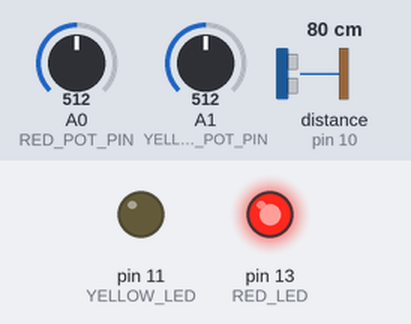
Bench run of a sketch on a simulated Arduino Uno, built with avr-gcc and run on an emulated ATmega328P. On the bench: output pins drawn as LEDs (lit = HIGH). Wiring (inferred from the names in the program): ultrasonic range finder: trigger pin 9; echo pin 10. The inputs (shaded band) are chosen by the test bench; at power-on: A0 (RED_POT_PIN) = 512, A1 (YELLOW_POT_PIN) = 512, distance to the obstacle (sensor on pin 10) 80 cm. The echo pulse lasts 58.3 µs per cm; pins used as bus, display or sensor lines are not drawn; what the sketch prints to the serial monitor is not drawn.

Above: at 1.2 s.
1.3 s: A0 (RED_POT_PIN) set to 452
2.8 s: A0 (RED_POT_PIN) set to 429
At 3.6 s:
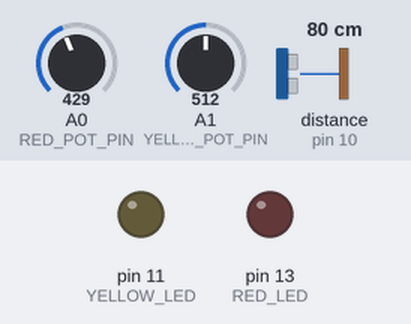
4.3 s: A0 (RED_POT_PIN) set to 408
5.8 s: A0 (RED_POT_PIN) set to 372
At 7.0 s:
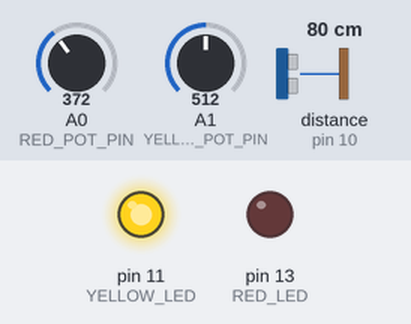
7.3 s: A0 (RED_POT_PIN) set to 511
At 8.3 s:
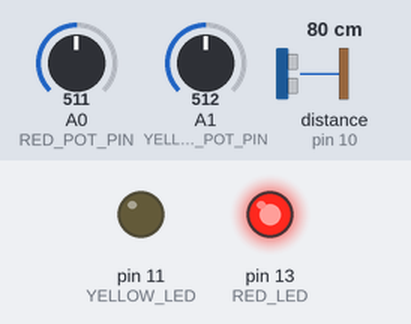
8.8 s: A0 (RED_POT_PIN) set to 306
At 9.5 s:
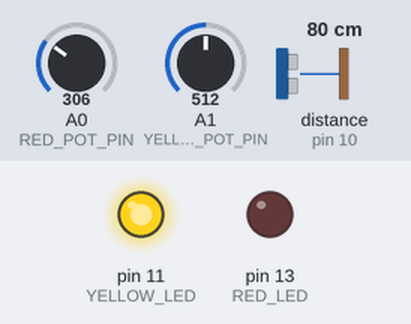
Timing chart, 0 to 11.3 s (numbered marks = the images above; inputs shaded):
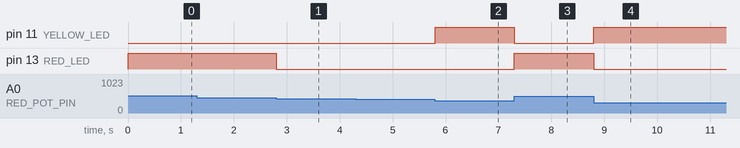

The sketch:

park_assistant.ino
```cpp
/*
* Parking assistant signal lights
*
* by Steve Bremer
*
*/

#include "echo.h"

void setup() {
  Serial.begin(115200);
  Serial.println(F("\nEcho location test"));
  pinMode(TRIG_PIN, OUTPUT);
  pinMode(ECHO_PIN, INPUT);
  pinMode(YELLOW_LED, OUTPUT);
  pinMode(RED_LED, OUTPUT);
}

void loop() {
int dist_cm, yellow_dist, red_dist;
int red_trim, yellow_trim;
// Light-based wake-up trigger


// begin echo_location
dist_cm = echo_locate();
//Serial.println(dist_cm);

// Read trim potentiometers for minor adjustments to yellow and red LED lighting distances
red_trim = analogRead(RED_POT_PIN);
yellow_trim = analogRead(YELLOW_POT_PIN);
yellow_dist = 50+(yellow_trim*.1); // 70 seemed to work well when prototyping
red_dist = 35+(red_trim*.1); // 45 seemed to work well when prototyping
Serial.print("Red: ");
Serial.println(red_dist);
Serial.print("Yellow: ");
Serial.println(yellow_dist);
//Serial.println(yellow_trim*.01);

if (dist_cm > yellow_dist) {
  digitalWrite(YELLOW_LED, LOW);
  digitalWrite(RED_LED, LOW);
}
else if (dist_cm <= yellow_dist && dist_cm > red_dist+5) {
  digitalWrite(YELLOW_LED, HIGH);
  digitalWrite(RED_LED, LOW);
}
else if (dist_cm <= red_dist){
  digitalWrite(YELLOW_LED, LOW);
  digitalWrite(RED_LED, HIGH);
}
else {
//  digitalWrite(YELLOW_LED, LOW);
  digitalWrite(RED_LED, LOW);
}
}
```

echo.cpp
```cpp
#include "echo.h"
#include <arduino.h>
#include <stdlib.h>

int echo_locate() {
  long old_duration, duration, avg_duration;
  int dist_cm, avg_dist;

  // Send pulses
  digitalWrite(TRIG_PIN, LOW);
  delayMicroseconds(LOW_HIGH_DELAY);
  digitalWrite(TRIG_PIN, HIGH);
  delayMicroseconds(PULSE_TM);
  digitalWrite(TRIG_PIN, LOW);

//  avg_duration = 0;
//  for (int i = 0; i <= PULSE_AVERAGE; i++) {
//  // Get echo delay and corresponding distance
//    duration = pulseIn(ECHO_PIN, HIGH);
//    avg_duration += duration;
//  }
//  avg_duration = avg_duration/PULSE_AVERAGE;
////  Serial.print("avg_duration: ");
////  Serial.println(avg_duration);
//  dist_cm = avg_duration*0.034/2;

  duration = pulseIn(ECHO_PIN, HIGH);
  dist_cm = duration*0.034/2;
  return dist_cm;
}
```

echo.h
```cpp
#ifndef echo_h
#define echo_h

#define PULSE_TM 10
#define LOW_HIGH_DELAY 15
#define TRIG_PIN 9
#define ECHO_PIN 10
#define YELLOW_LED 11
#define RED_LED 13
#define RED_POT_PIN 0
#define YELLOW_POT_PIN 1
#define PULSE_AVERAGE 1

int echo_locate();

#endif echo_h
```

Measured:
- the behaviour switches between 440 and 439 on A0 (RED_POT_PIN) (found by bisection; images 0 and 1)
- the behaviour switches between 390 and 389 on A0 (RED_POT_PIN) (found by bisection; images 1 and 2)
- after the input at 2.8 s, pin 13 (RED_LED): HIGH → LOW at once
- after the input at 5.8 s, pin 11 (YELLOW_LED): LOW → HIGH at once
- after the input at 7.3 s, pin 11 (YELLOW_LED): HIGH → LOW at once; pin 13 (RED_LED): LOW → HIGH at once
- after the input at 8.8 s, pin 11 (YELLOW_LED): LOW → HIGH at once; pin 13 (RED_LED): HIGH → LOW at once
